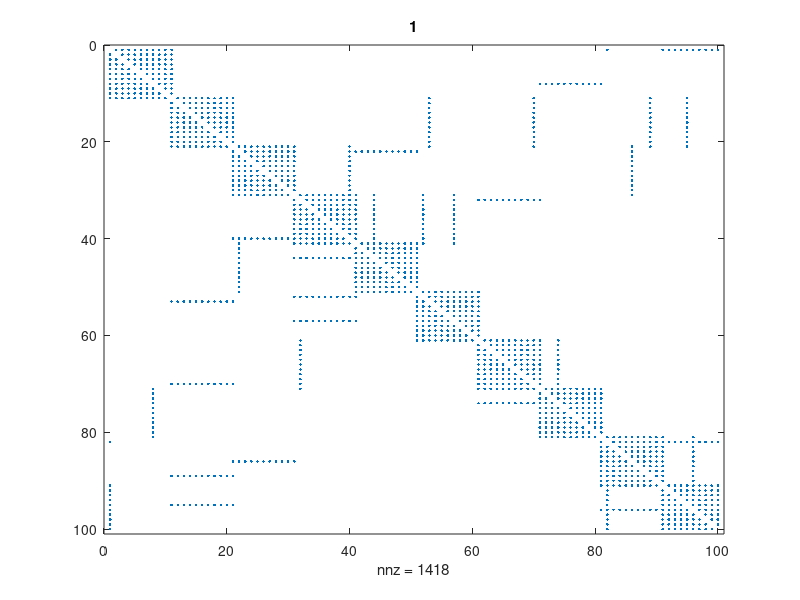

Write the MATLAB code that produced this figure. (Note: this script raises an error after producing the figure.)

clc
clear all
close all

%number of groups
ngroups=10;
%ngroups=5;
%ngroups=1;


%number of agents
nagents=100;
%nagents=20;

%do end agents overlap? if 0 then local disconnected network; if 1 then
%local connected network
%endagentsoverlap=0;
endagentsoverlap=1;


%Number of crossovers; if greater than 0 then 'small world'
ncrossovers=15;
%ncrossovers=0;

%number of simulations
numsims=100;

%Initializing Vectors of Values that need to be stored for results
%Each vector has the same length as the number of iterations
Vrounds=zeros(numsims,1);
Vtotaltrades=zeros(numsims,1);
Vtotalsearches=zeros(numsims,1);
Vmeanprice=zeros(numsims,1);
Vstdprice=zeros(numsims,1);
Vpath=zeros(numsims,1);
Vmeandegree=zeros(numsims,1);
Vstddegree=zeros(numsims,1);
Minitial_utils=zeros(nagents,numsims);
Mfinal_utils=zeros(nagents,numsims);
Mdegree_cent=zeros(nagents,numsims);
Mcloseness_cent=zeros(nagents,numsims);
Mbetweenness_cent=zeros(nagents,numsims);
Meigen_cent=zeros(nagents,numsims);




%this is the outermost loop
%please note that the only reason Network creation is inside this loop
%rather than outside is because crossovers are randomly placed.  In all the
%models without a crossover, it would be faster to create the network
%outside this loop as the network structure would stay the same for each
%iteration
for sim=1:numsims




    %Initializing Network Adjacency Matrix
    Network=zeros(nagents,nagents);

    %G1 and G2 are the group numbers for each agent: recall that some
    %agents could be in two groups (those who are crossovers in a SWN and
    %endagents in a SWN and LCN)
    G1=zeros(nagents,1);
    G2=zeros(nagents,1);

    %associating each agent with a group(ignoring crossovers and endagents)
    ctr=0;
    for i=1:ngroups
        for j=1:nagents/ngroups
            ctr=ctr+1;
            G1(ctr)=i;
        end
    end

    %associating endagents with a second group
    if endagentsoverlap==1
        G2(1)=ngroups;
        for i=(nagents/ngroups)+1:(nagents/ngroups):(nagents-1)
            G2(i)=G1(i)-1;
        end
    end

    %creating a matrix where the row is the group number
    %agent numbers of each group are stored across the columns
    Groupmems=zeros(ngroups, (nagents/ngroups)+endagentsoverlap);
    %an assumption I have made here is that crossovers can trade with a
    %second group but only belong to one group

    %ctrs - one is needed for each group
    ctrs=zeros(ngroups,1);
    for i=1:nagents

        %storing the agent number of i in the row corresponding to the
        %group of i and updating the counter for that group
        ctrs(G1(i))=ctrs(G1(i))+1;
        Groupmems(G1(i),ctrs(G1(i)))=i;

        if G2(i)~=0
            %storing the agent number of i in the row corresponding to the
            %second group of i (if it exists) and updating the counter
            ctrs(G2(i))=ctrs(G2(i))+1;
            Groupmems(G2(i),ctrs(G2(i)))=i;
        end
    end


    %creating the network based on group affiliation
    for i=1:nagents-1
        for j=i+1:nagents

            if G1(i)== G1(j)
                Network(i,j)=1;
                Network(j,i)=1;
            end

            if endagentsoverlap==1 && (G2(j)==G1(i) || G2(i)==G1(j))
                Network(i,j)=1;
                Network(j,i)=1;
            end

        end
    end


    %if crossovers exist, the following loop updates the Network
    %accordingly.  countcrossovers counts how many crossovers have been
    %implemented
    countcrossovers=0;

    while countcrossovers<ncrossovers

        %first pick a random agent and a randon group to which the agent
        %will be connected
        i=randi(nagents);
        randgroup=randi(ngroups);

        %this agent is a valid crossover only if she does not belong to the
        %group with which she will act as a crossover and no agents can
        %be in more than two groups
        if G1(i)~=randgroup && G2(i) ==0

            G2(i)=randgroup;
            %if the group is valid, then she will establish a link with
            %every member in that group
            for j=1:(nagents/ngroups)+endagentsoverlap
                Network(i,Groupmems(randgroup,j))=1;
                Network(Groupmems(randgroup,j),i)=1;
            end

            %this has been a valid crossover - add to the count of
            %crossovers accomplished
            countcrossovers=countcrossovers+1;
        end

    end

    %drawing network structure if it is first iteration for static network
    %types, and for every iteration if netowrk has a random component
    %(crossovers) across different iterations
    if sim==1 || ncrossovers>0
        figure(1)
        spy(Network)
        title(num2str(sim))
        drawnow

        figure(2)
        G=graph(Network);
        plot(G)
    end



    ShortestPaths=findshortestpaths(Network);
    Vpath(sim)=mean(mean(ShortestPaths));
    Vmeandegree(sim)=mean(sum(Network));
    Vstddegree(sim)=std(sum(Network));



    %Assigning random integers between 10 and 1500 for Good 1 across all
    %agents and assigning random numbers between 10 and 1500 for Good 2
    %across all agents
    good1=randi([10,1500],nagents,1);
    good2=10+1490*rand(nagents,1);


    Minitial_utils(:,sim)=good1.*good2;

    Mdegree_cent(:,sim)=centrality(G,"degree");
    Mcloseness_cent(:,sim)=centrality(G,"closeness");
    Mbetweenness_cent(:,sim)=centrality(G,"betweenness");
    Meigen_cent(:,sim)=centrality(G,"eigenvector");

    %reservation price (always price of G1)
    rprice=good2./good1;
    %storing how prices change across rounds withing each simulation
    Matsimprice=rprice;

    %initializing the count for number of  trades and number of searches to
    %0 before trading begins
    totaltrades=0;
    totalsearches=0;
    %
    %     ShortestPaths=findshortestpaths(Network);
    %     Vpath(sim)=mean(mean(ShortestPaths));
    %     Vmeandegree(sim)=mean(sum(Network));
    %     Vstddegree(sim)=std(sum(Network));



    %start trading rounds
    for rounds = 1:500

        %tradesinround computes number of trades in a particular round.  If
        %no trades occur in a round then the market has reached an
        %equilibrium
        tradesinround=0;

        %the following loop is required because the authors say that a
        %random person from one group is selected, then a random person
        %from another group is selected and so on util a person from
        %each group has been selected.  Then a second person is randomly
        %selected from one group, and then another person, and so on.

        %the following loop randomizes across each row of Groupmems
        for indx=1:ngroups
            tempvec=Groupmems(indx,:);
            tempvec=tempvec(randperm((nagents/ngroups)+endagentsoverlap));
            Groupmems(indx,:)=tempvec;
        end


        for col=1:((nagents/ngroups)+endagentsoverlap)
            %go through each group randomly
            for row=randperm(ngroups)

                %'i' is the person who is beong considered
                i=Groupmems(row,col);

                %initialize the potential utility i could get from a trade
                %with each j as 0s
                potui=zeros(nagents,1);

                %Search across all agents
                for j=1:nagents

                    %if the agent j is not in network, skip
                    if Network(i,j)==0
                        continue
                    end

                    %if agent j is in network, number of searches has
                    %increased by1
                    totalsearches=totalsearches+1;

                    %potequprice is the potential equilibrium price if
                    %agent i were to trade with agent j
                    poteqprice=(good2(i)+good2(j))/(good1(i)+good1(j));

                    %if agent i's reservation price is less that agent j's
                    %reservation price, then agent i will buy g2 (ibuyg2=1)
                    %else agent sell g2 (ibuyg2=-1)
                    if rprice(i)<=rprice(j)
                        ibuysg2=1;
                    else
                        ibuysg2=-1;
                    end
                    %potential utility gained from trading 1 unit at that
                    %price
                    potui(j)=(good2(i)+poteqprice*ibuysg2)*(good1(i)-ibuysg2);

                end

                %once all trading partners have been considered, choose the
                %trading partner from whom i would gain the most by trading
                %one unit.
                [~,chosenj]=max(potui);

                %if agent i's reservation price is less that agent chosenj's
                %reservation price, then agent i will buy g2 (ibuyg2=1)
                %else agent sell g2 (ibuyg2=-1)
                if rprice(i)<=rprice(chosenj)
                    ibuysg2=1;
                else
                    ibuysg2=-1;
                end

                %equilibrium price when agent i trades with agent chosenj
                eqprice=(good2(i)+good2(chosenj))/(good1(i)+good1(chosenj));

                %trade occurs is set to 0. Remember trade only occurs if
                %both agents have their utility increase.
                tradeoccurs=0;

                %trade continues to occur as long as both agents see their
                %utility go up, trading one unit at a time at the set price
                trytotrade=1;
                while trytotrade==1

                    %utility for i from trading one unit
                    uinew=(good2(i)+eqprice*ibuysg2)*(good1(i)-ibuysg2);

                    %utility for chosenj from trading one unit
                    ujnew=(good2(chosenj)-eqprice*ibuysg2)*(good1(chosenj)+ibuysg2);

                    %current utilities
                    uiold=good1(i)*good2(i);
                    ujold=good1(chosenj)*good2(chosenj);

                    %trade only if new utilities exceed current utilities
                    %for both agents
                    if uinew>uiold && ujnew>ujold
                        %update goods and reservation price
                        good2(i)=good2(i)+eqprice*ibuysg2;
                        good2(chosenj)=good2(chosenj)-eqprice*ibuysg2;
                        good1(i)=good1(i)-ibuysg2;
                        good1(chosenj)=good1(chosenj)+ibuysg2;
                        rprice(i)=good2(i)/good1(i);
                        rprice(chosenj)=good2(chosenj)/good1(chosenj);
                        %keep track of the fact that trade has taken place
                        %in this round
                        tradesinround=tradesinround+1;
                        %keep track of the fact that trade has occured for
                        % agent i
                        tradeoccurs=1;
                    else
                        % if no gain in utility for both from trade,
                        %walk away.
                        trytotrade=0;

                    end
                end

                %count up the value of total trades
                totaltrades=totaltrades+tradeoccurs;
            end
        end

        %check to see if any trade occured in this round (note that trades
        %inround was set to 0 at the start of each round).  if no trade
        %occured, break out of this iteration
        if tradesinround==0
            break
        end

        rprice=good2./good1;
        Matsimprice=[Matsimprice,rprice];

    end

    Mfinal_utils(:,sim)=good1.*good2;

    %store the number of rounds during which trade took place in this
    %iteration
    Vrounds(sim)=rounds-1;

    %store the total number of trades that took place in this iteration
    Vtotaltrades(sim)=totaltrades;

    %store the total number of searches that took place in this iteration
    Vtotalsearches(sim)=totalsearches;

    %store the mean final price for this iteration
    Vmeanprice(sim)=mean(rprice);

    %store the standard deviation of final price across agents for this
    %iteration
    Vstdprice(sim)=std(rprice);

    figure(3)
    plot(Matsimprice')
    title(num2str(sim))
    axis([-inf, inf, 0.5, 2]);
    drawnow


end


y=((Mfinal_utils-Minitial_utils)./Minitial_utils);
y=reshape(y,[],1);

xbetween=reshape(Mbetweenness_cent,[],1);
xcloseness=reshape(Mcloseness_cent,[],1);
xdegree=reshape(Mdegree_cent,[],1);
xeigen=reshape(Meigen_cent,[],1);
X=[ones(numsims*nagents,1), xbetween, xcloseness, xdegree,xeigen];

if ncrossovers>0
    [all_b,all_bint]=regress(y,X);
    [between_b,between_bint]=regress(y,[ones(numsims*nagents,1), xbetween]);
    [closeness_b,closeness_bint]=regress(y,[ones(numsims*nagents,1), xcloseness]);
    [degreeb,degree_bint]=regress(y,[ones(numsims*nagents,1), xdegree]);
    [eigenb,eigen_bint]=regress(y,[ones(numsims*nagents,1), xeigen]);

end



